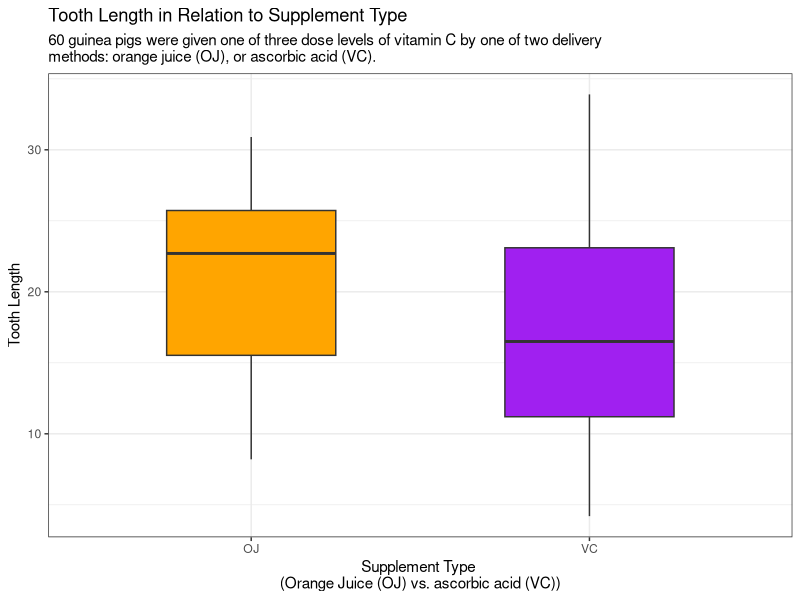
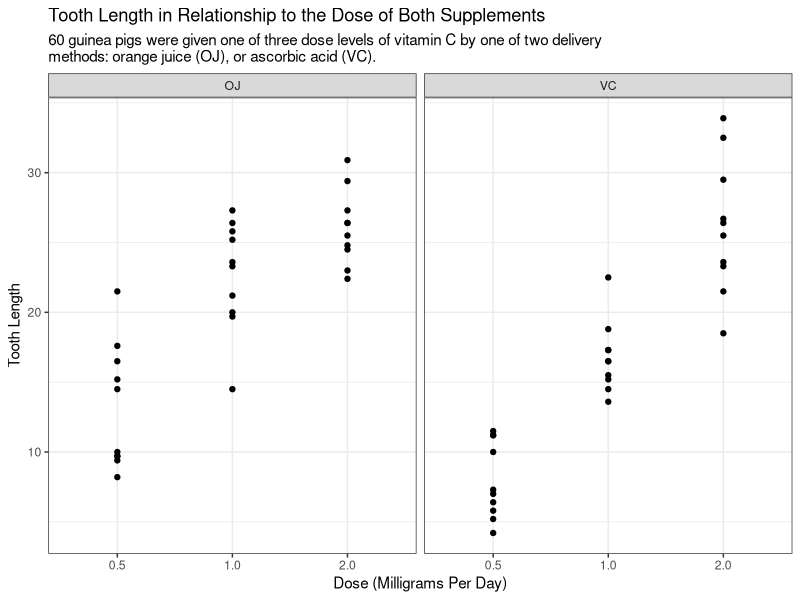
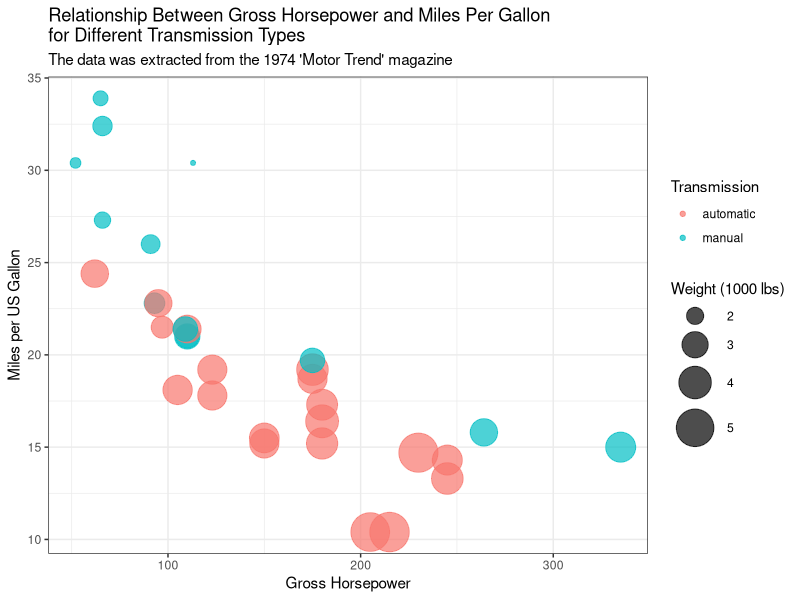
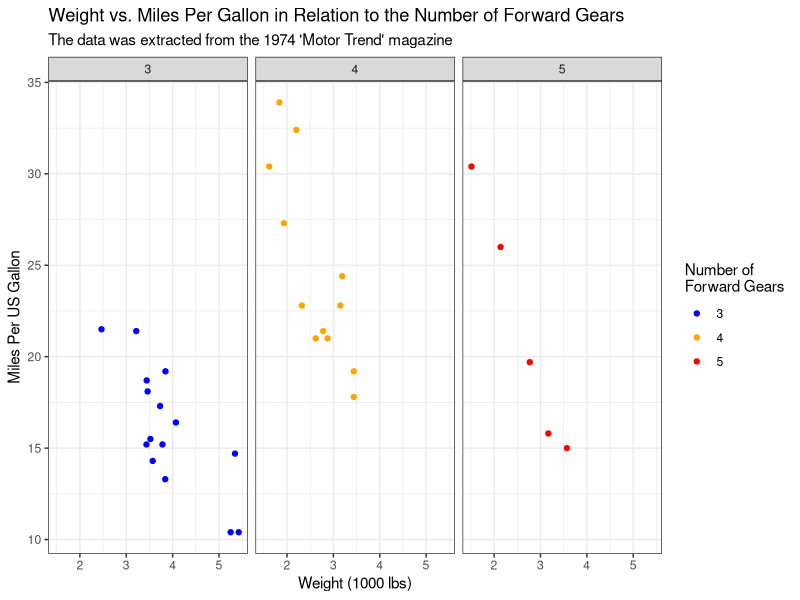

These figures' R source, in order:
## ---- chunk 1
library(tidyverse)
## ---- chunk 2
ggplot(data = ToothGrowth, aes(x = supp, y = len)) +
  geom_boxplot(aes(fill = supp), width = 0.5) +
  scale_fill_manual(values = c('orange', 'purple')) +
  theme_bw() +
  theme(legend.position = 'none') +
  labs(y = "Tooth Length",
       x = "Supplement Type \n(Orange Juice (OJ) vs. ascorbic acid (VC))",
       title = "Tooth Length in Relation to Supplement Type",
       subtitle = "60 guinea pigs were given one of three dose levels of vitamin C by one of two delivery\nmethods: orange juice (OJ), or ascorbic acid (VC).")
## ---- chunk 3
ggplot(data = ToothGrowth, aes(factor(dose), len)) +
  geom_point() +
  scale_x_discrete(labels = c('0.5','1.0','2.0')) +
  facet_wrap(~supp, nrow = 1) +
  labs(x = "Dose (Milligrams Per Day)",
       y = "Tooth Length",
       title = "Tooth Length in Relationship to the Dose of Both Supplements",
       subtitle = "60 guinea pigs were given one of three dose levels of vitamin C by one of two delivery\nmethods: orange juice (OJ), or ascorbic acid (VC).") +
  theme_bw()
## ---- chunk 4
cars <- mtcars %>%
  mutate(trans = 
           case_when(
             am == 0 ~ "automatic",
             am == 1 ~ "manual",
           ))
## ---- chunk 5
ggplot(data = cars, aes(x = hp, y = mpg, size = wt, color = trans)) +
  geom_point(alpha = 0.7) +
  scale_size(range = c(1.4, 13), name = "Weight (1000 lbs)") +
  theme_bw() +
  theme(legend.position = 'right') +
  labs(x = "Gross Horsepower",
       y = "Miles per US Gallon",
       title = "Relationship Between Gross Horsepower and Miles Per Gallon \nfor Different Transmission Types",
       subtitle = "The data was extracted from the 1974 'Motor Trend' magazine",
       color = "Transmission", labels = c("Automatic", "Manual"))
## ---- chunk 6
mtcar <- mtcars %>%
  mutate(gear = as.factor(gear))
## ---- chunk 7
ggplot(data = mtcar, aes(x = wt, y = mpg, color = gear)) +
  geom_point() +
  scale_color_manual(values = c("blue", "orange", "red")) +
  facet_wrap(~ gear, nrow = 1) +
  theme_bw() +
  labs(x = "Weight (1000 lbs)",
       y = "Miles Per US Gallon",
       title = "Weight vs. Miles Per Gallon in Relation to the Number of Forward Gears",
       subtitle = "The data was extracted from the 1974 'Motor Trend' magazine",
       color = "Number of \nForward Gears")
